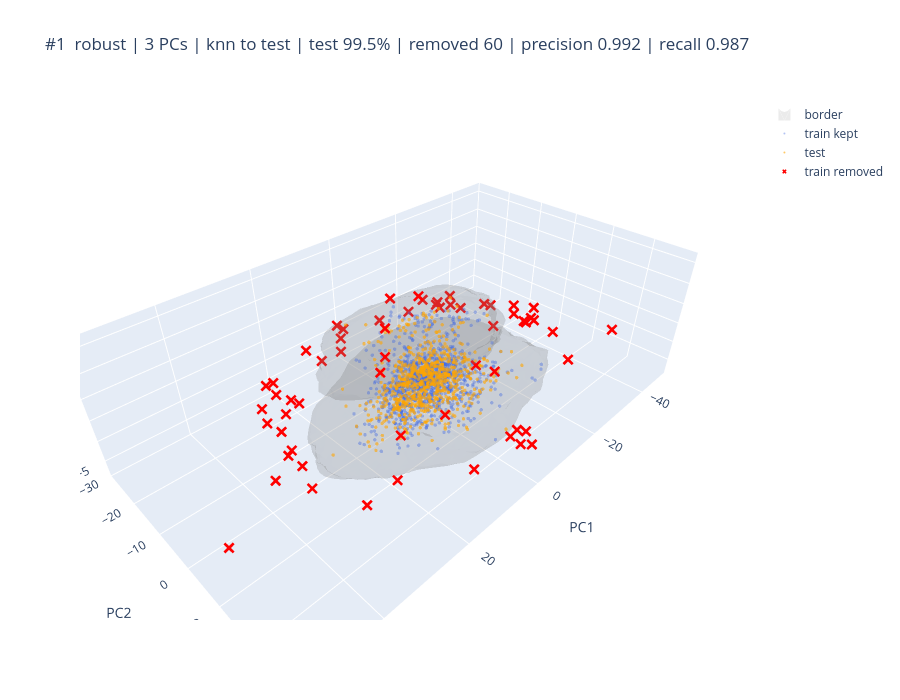

The notebook cell saved with this chart:
### Code cell
# Visualization: top 4 frameworks in their detection space (2D with exact border, 3D interactive with border surface)

import plotly.graph_objects as go

for rank, row in res[res["framework"] != "no removal"].head(4).iterrows():
    fw = frameworks[row["framework"]]
    k, keep = fw["space"], fw["keep"]
    P_tr, P_te = (P[:, :k] for P in views[fw["scaler"]])
    title = (f"#{rank + 1}  {row['framework']} | removed {row['removed']} | "
             f"precision {row['precision']:.3f} | recall {row['recall']:.3f}")

    # border = where the detector's score equals the framework's cut-off, evaluated on a grid
    P_all = np.vstack([P_tr, P_te])
    grid = np.meshgrid(*[np.linspace(lo - 2, hi + 2, 250 if k == 2 else 40)
                         for lo, hi in zip(P_all.min(axis=0), P_all.max(axis=0))], indexing="ij")
    g = scorers[(fw["scaler"], k, fw["detector"])](np.column_stack([a.ravel() for a in grid])).reshape(grid[0].shape)

    if k == 2:
        plt.figure(figsize=(7, 6))
        plt.contour(grid[0], grid[1], g, levels=[fw["cut"]], colors="black")
        plt.scatter(*P_tr[keep].T, s=10, alpha=0.4, label="train kept")
        plt.scatter(*P_te.T, s=10, alpha=0.6, label="test")
        plt.scatter(*P_tr[~keep].T, c="red", marker="x", s=35, label="train removed")
        plt.xlabel("PC1"); plt.ylabel("PC2"); plt.legend(); plt.title(title, fontsize=10)
        plt.show()
    else:
        points = [(P_tr[keep], "train kept", "royalblue", 2, 0.4, "circle"),
                  (P_te, "test", "orange", 2, 0.6, "circle"),
                  (P_tr[~keep], "train removed", "red", 4, 1.0, "x")]
        fig = go.Figure(
            [go.Isosurface(x=grid[0].ravel(), y=grid[1].ravel(), z=grid[2].ravel(), value=g.ravel(),
                           isomin=fw["cut"], isomax=fw["cut"], surface_count=1, opacity=0.15,
                           colorscale=[[0, "grey"], [1, "grey"]], showscale=False,
                           caps=dict(x_show=False, y_show=False, z_show=False), name="border", showlegend=True)]
            + [go.Scatter3d(x=P[:, 0], y=P[:, 1], z=P[:, 2], mode="markers", name=name,
                            marker=dict(size=size, color=color, opacity=opacity, symbol=symbol))
               for P, name, color, size, opacity, symbol in points])
        fig.update_layout(title=title, height=700, scene=dict(xaxis_title="PC1", yaxis_title="PC2", zaxis_title="PC3"))
        fig.show()

### Figure 1 — Plotly figure (JSON) as saved in the notebook; plotly's stock layout.template omitted (floating-point values rounded to 4 significant figures; data arrays with more than 128 entries replaced by an {"elided": "..."} marker saying what was removed)
{"data": [{"caps": {"x": {"show": false}, "y": {"show": false}, "z": {"show": false}}, "colorscale": [[0, "grey"], [1, "grey"]], "isomax": 1.913, "isomin": 1.913, "name": "border", "opacity": 0.15, "showlegend": true, "showscale": false, "surface": {"count": 1}, "type": "isosurface", "value": {"elided": "64000 float values"}, "x": {"elided": "64000 float values"}, "y": {"elided": "64000 float values"}, "z": {"elided": "64000 float values"}}, {"marker": {"color": "royalblue", "opacity": 0.4, "size": 2, "symbol": "circle"}, "mode": "markers", "name": "train kept", "type": "scatter3d", "x": {"elided": "1152 float values"}, "y": {"elided": "1152 float values"}, "z": {"elided": "1152 float values"}}, {"marker": {"color": "orange", "opacity": 0.6, "size": 2, "symbol": "circle"}, "mode": "markers", "name": "test", "type": "scatter3d", "x": {"elided": "776 float values"}, "y": {"elided": "776 float values"}, "z": {"elided": "776 float values"}}, {"marker": {"color": "red", "opacity": 1, "size": 4, "symbol": "x"}, "mode": "markers", "name": "train removed", "type": "scatter3d", "x": [-32.22, -30.83, -3.956, -30.17, 13.28, -45.35, 4.979, 38.54, 34.81, -24.45, 28.41, 11.84, 8.666, -25.97, -31.62, 2.191, 2.559, -19.8, -20.53, 24.38, 16.45, -31.49, -3.661, -10.11, 32.43, -21.76, 25.76, 51.68, -6.064, 1.194, 0.1964, 15.81, 24.64, -11.98, -33.12, 27.66, -37.75, -11.91, 21.02, -20.83, -23.6, -2.184, 30.28, 22.64, -28.29, 30.19, -31.74, -13.68, 25.93, 31.71, 12.58, 0.3568, 33.58, 30.58, 8.751, 24.18, -35.09, 7.685, -0.6113, -8.762], "y": [0.9267, -8.233, 23.16, -9.701, -23.8, 17.06, -22.02, 0.4066, 5.95, -12.35, -12.96, 0.6401, 20.94, -17.29, 3.226, -24.48, -26.3, -20.69, -15.55, -20.31, 5.574, 4.159, 21.27, 9.9, -3.131, -17.54, -17.42, 6.224, -21.27, 23.14, -2.339, 8.54, -13.89, 21.03, -2.718, -11.45, -0.2996, 7.222, 9.411, -17.12, -14.89, 25.94, -15.74, 14.78, 16.3, 15.15, 1.899, -19.39, -20.65, -11.89, -19.3, -10.37, -2.632, -3.326, 13.25, -11.76, -4.372, -18.73, 24.45, 5.907], "z": [0.9416, 2.058, -2.24, 2.124, 2.443, -0.1571, 2.593, -1.353, -1.946, 2.248, -4.755, 18.47, -5.191, 3.009, 3.04, 2.706, 2.999, 3.029, 2.679, 1.424, 16.83, 2.869, -2.856, 2.133, -0.578, 2.835, 0.7222, -2.616, 2.836, -0.2721, 19.32, -0.0274, 0.7477, 16.18, 1.014, 0.3424, 1.79, 11.38, 17.83, 2.687, 2.445, -2.705, 0.6351, -2.357, -0.668, -2.591, 1.198, 2.767, 1.348, 0.161, 1.582, 15.66, -0.7696, -6.007, 3.652, 0.8719, 1.858, 1.906, -2.57, 2.402]}], "layout": {"height": 700, "scene": {"xaxis": {"title": {"text": "PC1"}}, "yaxis": {"title": {"text": "PC2"}}, "zaxis": {"title": {"text": "PC3"}}}, "title": {"text": "#1  robust | 3 PCs | knn to test | test 99.5% | removed 60 | precision 0.992 | recall 0.987"}}}
